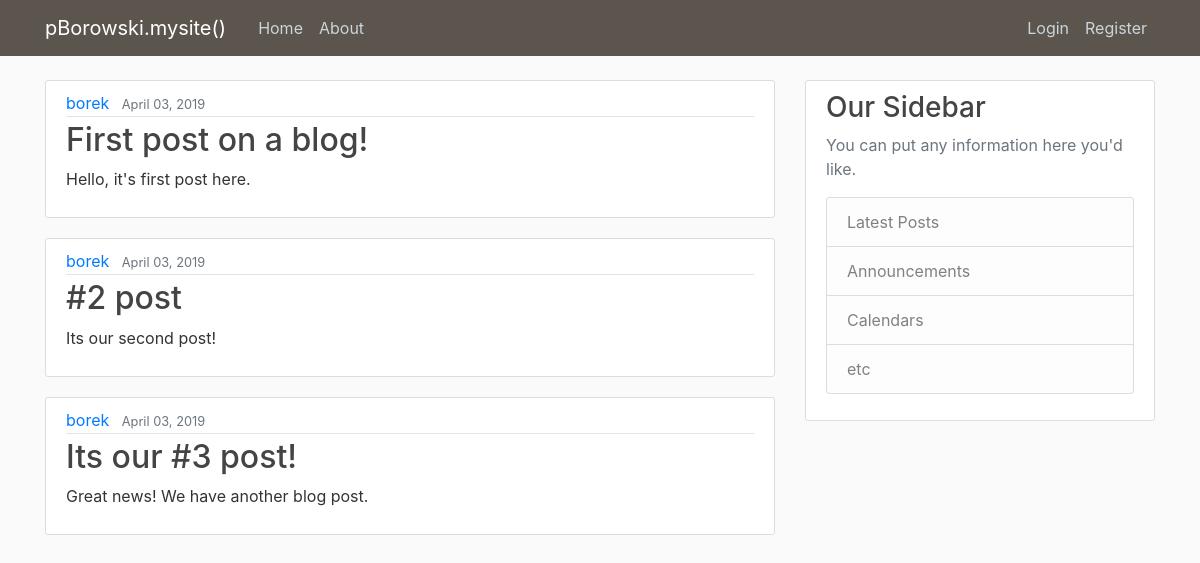
The page / on the database its author committed.
### blog/models.py (models this page shows, shortened)
class Post(models.Model):
    title = models.CharField(max_length = 100)
    content = models.TextField()
    date_posted = models.DateTimeField(default = timezone.now)
    author = models.ForeignKey(User, on_delete = models.CASCADE)

### blog/views.py (the view)
# urls.py: path('', views.home, name="blog-home"),
def home(request):
    context = {
        "posts": Post.objects.all()
    }
    return render(request, 'blog/home.html', context)

### blog/templates/blog/home.html
{% extends "blog/base.html" %}
{% block content %}
    {% for post in posts %}
      <article class="media content-section">
        <div class="media-body">
          <div class="article-metadata">
            <a class="mr-2" href="#">{{ post.author }}</a>
            <small class="text-muted">{{ post.date_posted|date:"F d, Y"}}</small>
          </div>
          <h2><a class="article-title" href="#">{{ post.title }}</a></h2>
          <p class="article-content">{{ post.content }}</p>
        </div>
      </article>
    {% endfor %}
{% endblock content %}

### blog/static/blog/main.css (style rules this page uses)
body { background: #fafafa; color: #333333; margin-top: 5rem; }
h1, h2, h3, h4, h5, h6 { color: #444444; }
.content-section { background: #ffffff; padding: 10px 20px; border: 1px solid #dddddd; border-radius: 3px; margin-bottom: 20px; }
.article-title { color: #444444; }
.article-content { white-space: pre-line; }
.article-metadata { padding-bottom: 1px; margin-bottom: 4px; border-bottom: 1px solid #e3e3e3 }

### rows shown on the page
Post: author "borek", date_posted "April 03, 2019", title "First post on a blog!", content "Hello, it's first post here."
Post: author "borek", date_posted "April 03, 2019", title "#2 post", content "Its our second post!"
Post: author "borek", date_posted "April 03, 2019", title "Its our #3 post!", content "Great news! We have another blog post."
